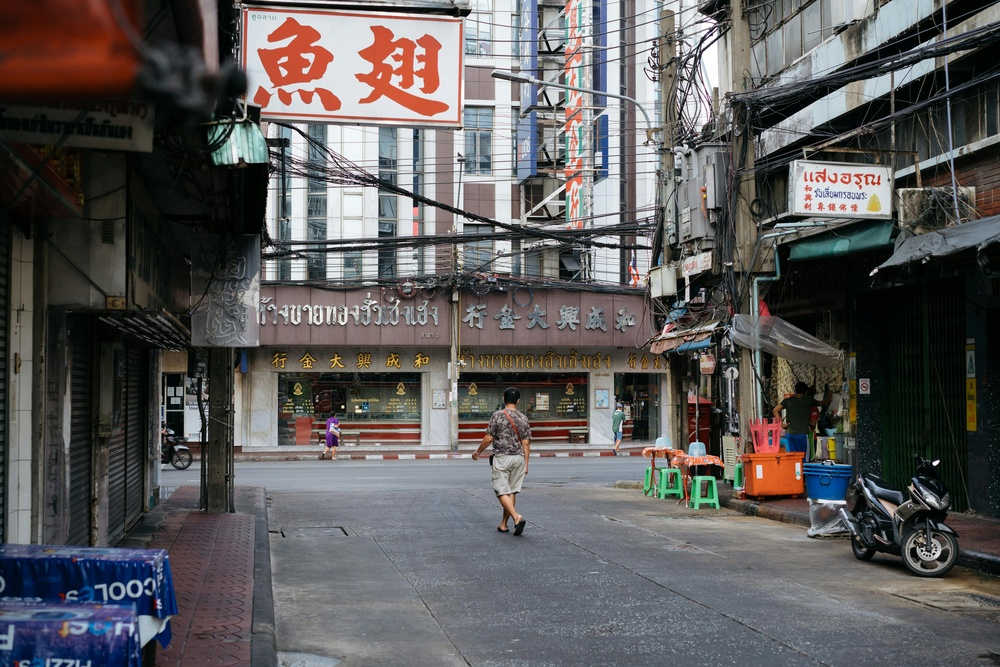
#> input picture RawPhotos/PublicDomainPhotos/Asia/ASIA_Street.jpeg, 1000 x 667 px, shrunk from 3999 x 2667 before the run, found by its file name; its folder holds 4 pictures in this run
$ jupyter execute ImageProcessing.ipynb
#> lines starting #> are read from the running program, lines starting #| are printed output that depends on the picture
Image Preprocessing - Scene Creation etc.

https://markaicode.com/6-python-image-processing-libraries-for-advanced-visual-manipulation/

libs : openCV, skimage  and PIL

from skimage import io, filters, measure, segmentation
import matplotlib.pyplot as plt

[cell 1]
from skimage import io, filters, measure, segmentation
import matplotlib.pyplot as plt

from PIL import Image, ImageFilter, ImageEnhance
import cv2
import numpy as np


import sys
import os


print(sys.path)

[cell 2]
filePaths = {}
for folder,file, dir in os.walk(os.curdir):
    directories = []
    for filepath in dir:
        directories.append(folder + f'\{filepath}' )
    filePaths[folder[2:]] = directories

[cell 3]
filePaths

[cell 4]
testImage = cv2.imread(filePaths['Asia'][3])
#> testImage is the input picture: shape (667, 1000, 3); mean B, G, R 90.5, 90.3, 92.6

[cell 5]
type(testImage)
testImage

gray_image = cv2.cvtColor(testImage, cv2.COLOR_BGR2GRAY)
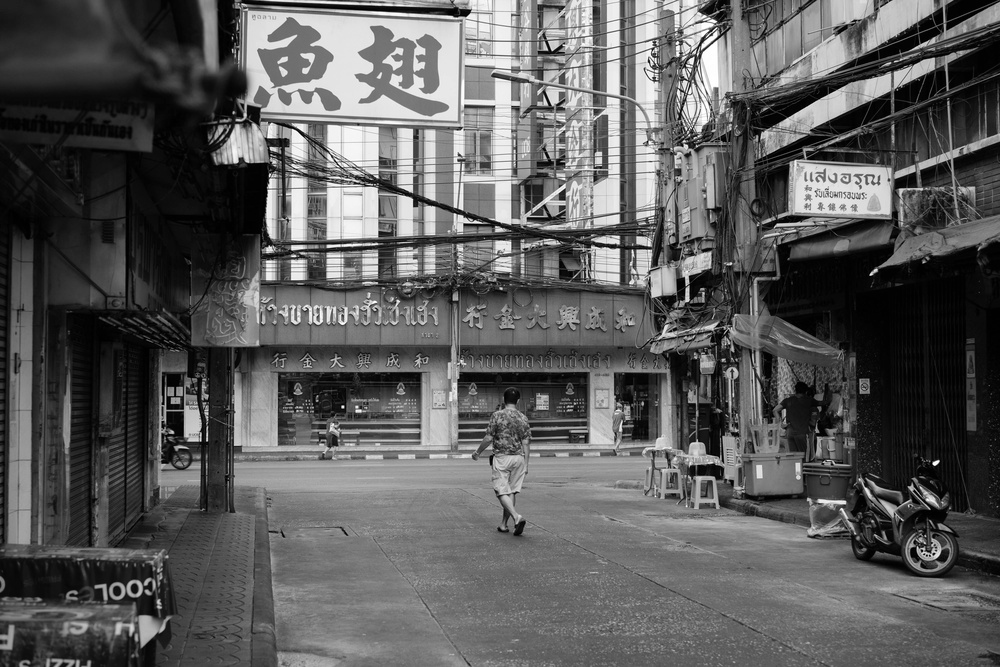
#> gray_image: shape (667, 1000); min 0, max 255, mean 91

cv2.imshow('Original',gray_image)
cv2.waitKey(0)
cv2.destroyAllWindows()
